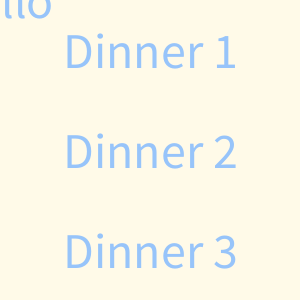
Frame 1 (no input)
Frame 60 (the mouse pressed at the canvas centre just before this capture): identical to frame 1, image omitted
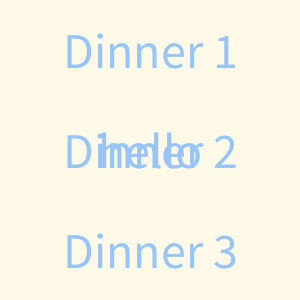
Frame 120 (the mouse held since frame 60 and released just before this capture)

The Processing sketch that drew these frames (run headless with seeded random() and noise(); from frame 60 on, the mouse is pressed at the canvas centre):

// Processing sketch: sketch_13_3_dinner
// ── sketch_13_3_dinner.pde
void setup(){
  size(300,300);
  fill(#97C4FA);
  textSize(50);
  textAlign(CENTER,CENTER);///對其正中間
}
void draw(){
   background(#FFFAE8);
   text("Dinner 1",150,50);
   text("Dinner 2",150,150);
   text("Dinner 3",150,250);
  text("hello",mouseX,mouseY);
}
